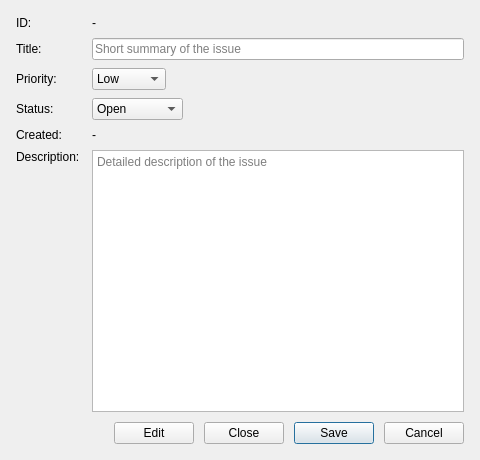
<?xml version="1.0" encoding="UTF-8"?>
<ui version="4.0">
 <class>TicketDialog</class>
 <widget class="QDialog" name="TicketDialog">
  <property name="geometry">
   <rect><x>0</x><y>0</y><width>480</width><height>460</height></rect>
  </property>
  <property name="windowTitle"><string>Ticket</string></property>
  <layout class="QVBoxLayout" name="dlgMainLayout">
   <property name="margin"><number>16</number></property>
   <property name="spacing"><number>10</number></property>
   <item>
    <layout class="QFormLayout" name="formLayout">
     <property name="fieldGrowthPolicy"><enum>QFormLayout::ExpandingFieldsGrow</enum></property>
     <property name="horizontalSpacing"><number>12</number></property>
     <property name="verticalSpacing"><number>8</number></property>
     <item row="0" column="0">
      <widget class="QLabel" name="lblIdCaption"><property name="text"><string>ID:</string></property></widget>
     </item>
     <item row="0" column="1">
      <widget class="QLabel" name="lblIdValue"><property name="text"><string>-</string></property></widget>
     </item>
     <item row="1" column="0">
      <widget class="QLabel" name="lblTitleCaption"><property name="text"><string>Title:</string></property></widget>
     </item>
     <item row="1" column="1">
      <widget class="QLineEdit" name="editTitle">
       <property name="sizePolicy">
        <sizepolicy hsizetype="Expanding" vsizetype="Fixed"><horstretch>1</horstretch><verstretch>0</verstretch></sizepolicy>
       </property>
       <property name="placeholderText"><string>Short summary of the issue</string></property>
      </widget>
     </item>
     <item row="2" column="0">
      <widget class="QLabel" name="lblPriorityCaption"><property name="text"><string>Priority:</string></property></widget>
     </item>
     <item row="2" column="1">
      <widget class="QComboBox" name="comboPriority">
       <item><property name="text"><string>Low</string></property></item>
       <item><property name="text"><string>Medium</string></property></item>
       <item><property name="text"><string>High</string></property></item>
       <item><property name="text"><string>Critical</string></property></item>
      </widget>
     </item>
     <item row="3" column="0">
      <widget class="QLabel" name="lblStatusCaption"><property name="text"><string>Status:</string></property></widget>
     </item>
     <item row="3" column="1">
      <widget class="QComboBox" name="comboStatus">
       <item><property name="text"><string>Open</string></property></item>
       <item><property name="text"><string>In Progress</string></property></item>
       <item><property name="text"><string>Resolved</string></property></item>
       <item><property name="text"><string>Closed</string></property></item>
      </widget>
     </item>
     <item row="4" column="0">
      <widget class="QLabel" name="lblCreatedCaption"><property name="text"><string>Created:</string></property></widget>
     </item>
     <item row="4" column="1">
      <widget class="QLabel" name="lblCreatedValue"><property name="text"><string>-</string></property></widget>
     </item>
     <item row="5" column="0">
      <widget class="QLabel" name="lblDescCaption">
       <property name="text"><string>Description:</string></property>
       <property name="alignment"><set>Qt::AlignTop|Qt::AlignLeft</set></property>
      </widget>
     </item>
     <item row="5" column="1">
      <widget class="QPlainTextEdit" name="editDescription">
       <property name="sizePolicy">
        <sizepolicy hsizetype="Expanding" vsizetype="Expanding"><horstretch>1</horstretch><verstretch>1</verstretch></sizepolicy>
       </property>
       <property name="placeholderText"><string>Detailed description of the issue</string></property>
      </widget>
     </item>
    </layout>
   </item>
   <item>
    <layout class="QHBoxLayout" name="btnLayout">
     <item>
      <spacer><property name="orientation"><enum>Qt::Horizontal</enum></property><property name="sizeHint" stdset="0"><size><width>40</width><height>20</height></size></property></spacer>
     </item>
     <item>
      <widget class="QPushButton" name="btnEdit">
       <property name="text"><string>Edit</string></property>
       <property name="minimumWidth"><number>80</number></property>
      </widget>
     </item>
     <item>
      <widget class="QPushButton" name="btnClose">
       <property name="text"><string>Close</string></property>
       <property name="minimumWidth"><number>80</number></property>
      </widget>
     </item>
     <item>
      <widget class="QPushButton" name="btnSave">
       <property name="text"><string>Save</string></property>
       <property name="minimumWidth"><number>80</number></property>
       <property name="visible"><bool>false</bool></property>
       <property name="default"><bool>true</bool></property>
      </widget>
     </item>
     <item>
      <widget class="QPushButton" name="btnCancel">
       <property name="text"><string>Cancel</string></property>
       <property name="minimumWidth"><number>80</number></property>
       <property name="visible"><bool>false</bool></property>
      </widget>
     </item>
    </layout>
   </item>
  </layout>
 </widget>
 <resources/>
 <connections/>
</ui>
